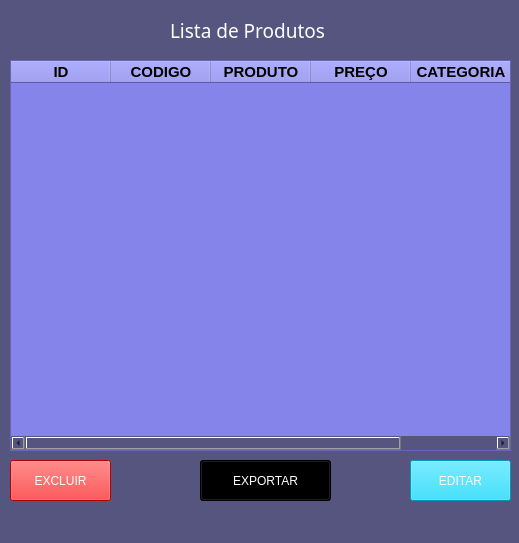
<?xml version="1.0" encoding="UTF-8"?>
<ui version="4.0">
 <class>MainWindow</class>
 <widget class="QMainWindow" name="MainWindow">
  <property name="geometry">
   <rect>
    <x>0</x>
    <y>0</y>
    <width>519</width>
    <height>543</height>
   </rect>
  </property>
  <property name="windowTitle">
   <string>MainWindow</string>
  </property>
  <property name="styleSheet">
   <string notr="true">background-color: rgb(85, 85, 127);</string>
  </property>
  <widget class="QWidget" name="centralwidget">
   <widget class="QLabel" name="label">
    <property name="geometry">
     <rect>
      <x>170</x>
      <y>10</y>
      <width>161</width>
      <height>41</height>
     </rect>
    </property>
    <property name="font">
     <font>
      <family>Arial Rounded MT Bold</family>
      <pointsize>14</pointsize>
      <weight>50</weight>
      <bold>false</bold>
     </font>
    </property>
    <property name="styleSheet">
     <string notr="true">color: rgb(255, 255, 255);</string>
    </property>
    <property name="text">
     <string>Lista de Produtos</string>
    </property>
   </widget>
   <widget class="QTableWidget" name="tableWidget">
    <property name="geometry">
     <rect>
      <x>10</x>
      <y>60</y>
      <width>501</width>
      <height>391</height>
     </rect>
    </property>
    <property name="font">
     <font>
      <family>Arial</family>
      <pointsize>12</pointsize>
      <weight>75</weight>
      <bold>true</bold>
     </font>
    </property>
    <property name="styleSheet">
     <string notr="true">background-color: rgb(132, 132, 234);</string>
    </property>
    <property name="gridStyle">
     <enum>Qt::NoPen</enum>
    </property>
    <column>
     <property name="text">
      <string>ID</string>
     </property>
     <property name="font">
      <font>
       <pointsize>11</pointsize>
       <weight>75</weight>
       <bold>true</bold>
      </font>
     </property>
    </column>
    <column>
     <property name="text">
      <string>CODIGO</string>
     </property>
     <property name="font">
      <font>
       <pointsize>11</pointsize>
       <weight>75</weight>
       <bold>true</bold>
      </font>
     </property>
    </column>
    <column>
     <property name="text">
      <string>PRODUTO</string>
     </property>
     <property name="font">
      <font>
       <pointsize>11</pointsize>
       <weight>75</weight>
       <italic>false</italic>
       <bold>true</bold>
       <underline>false</underline>
       <strikeout>false</strikeout>
      </font>
     </property>
    </column>
    <column>
     <property name="text">
      <string>PREÇO</string>
     </property>
     <property name="font">
      <font>
       <pointsize>11</pointsize>
       <weight>75</weight>
       <bold>true</bold>
      </font>
     </property>
    </column>
    <column>
     <property name="text">
      <string>CATEGORIA</string>
     </property>
     <property name="font">
      <font>
       <pointsize>11</pointsize>
       <weight>75</weight>
       <bold>true</bold>
      </font>
     </property>
    </column>
   </widget>
   <widget class="QPushButton" name="pushButton">
    <property name="geometry">
     <rect>
      <x>200</x>
      <y>460</y>
      <width>131</width>
      <height>41</height>
     </rect>
    </property>
    <property name="styleSheet">
     <string notr="true">color: rgb(255, 255, 255);
font: 75 10pt &quot;Calibri&quot;;
background-color: rgb(0, 0, 0);</string>
    </property>
    <property name="text">
     <string>EXPORTAR</string>
    </property>
   </widget>
   <widget class="QPushButton" name="pushButton_2">
    <property name="geometry">
     <rect>
      <x>10</x>
      <y>460</y>
      <width>101</width>
      <height>41</height>
     </rect>
    </property>
    <property name="styleSheet">
     <string notr="true">color: rgb(255, 255, 255);
font: 75 10pt &quot;Calibri&quot;;
background-color: rgb(255, 0, 0);</string>
    </property>
    <property name="text">
     <string>EXCLUIR</string>
    </property>
   </widget>
   <widget class="QPushButton" name="pushButton_3">
    <property name="geometry">
     <rect>
      <x>410</x>
      <y>460</y>
      <width>101</width>
      <height>41</height>
     </rect>
    </property>
    <property name="styleSheet">
     <string notr="true">background-color: rgb(0, 213, 255);
color: rgb(255, 255, 255);
font: 75 9pt &quot;Arial&quot;;</string>
    </property>
    <property name="text">
     <string>EDITAR</string>
    </property>
   </widget>
  </widget>
  <widget class="QMenuBar" name="menubar">
   <property name="geometry">
    <rect>
     <x>0</x>
     <y>0</y>
     <width>519</width>
     <height>21</height>
    </rect>
   </property>
  </widget>
  <widget class="QStatusBar" name="statusbar"/>
 </widget>
 <resources/>
 <connections/>
</ui>
